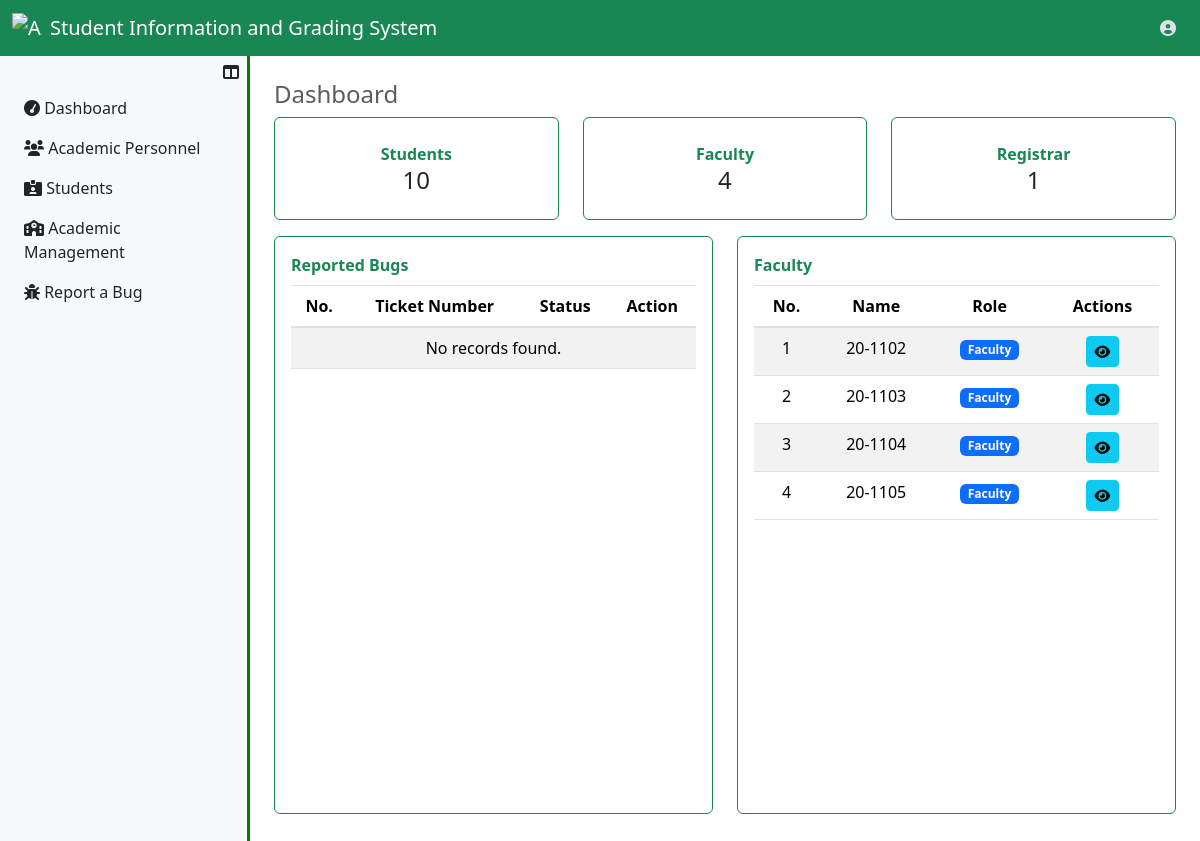
The app's page /UserRegistrar/dashboard.php (signed in) with its own data.
### tables this page shows
CREATE TABLE `users_tbl` (
  `user_id` int(11) NOT NULL,
  `id_number` varchar(50) NOT NULL,
  `u_fname` varchar(50) NOT NULL,
  `u_mname` varchar(50) DEFAULT NULL,
  `u_lname` varchar(50) NOT NULL,
  `u_suffix` varchar(10) DEFAULT NULL,
  `u_sex` enum('Male','Female') NOT NULL,
  `u_birthdate` date NOT NULL,
  `user_email` varchar(50) NOT NULL,
  `role` enum('Faculty','Registrar') NOT NULL,
  `user_password` longtext NOT NULL,
  `user_profile` mediumtext NOT NULL,
  `user_status` enum('Active','Inactive') NOT NULL
);

### UserRegistrar/dashboard.php (the view, shortened to what this page needs)
<?php
  include ("../server_connection/db_connect.php");
?>
<!DOCTYPE html>
<html lang="en">
<head>
    <link href="https://stackpath.bootstrapcdn.com/bootstrap/4.5.2/css/bootstrap.min.css" rel="stylesheet">
</head>
<body>
    <?php
        include '../Assets/components/RegistrarNavbar.php';
    ?>
    <div class="d-flex">
        <?php
            include '../Assets/components/RegistrarSidebar.php';
        ?>
            <div class="content p-4 flex-grow-1">
                <h4 class="text-muted">Dashboard</h4>
                <div class="row">
                    <div class="col-lg-4 col-md-6 mb-3">
                        <div class="box text-center p-4 border border-success rounded">
                            <div class="text-success fw-bold">Students</div>
                            <span class="h4 text-dark">
                                <?php
                                    $sql = "SELECT COUNT(*) AS countStudents FROM students_tbl WHERE s_status = 'Active'";
                                    try {
                                        $result = $conn->prepare($sql);
                                        $result->execute();
                                        $row = $result->fetch(PDO::FETCH_ASSOC);
                                        echo $row ? $row['countStudents'] : '0';
                                    } catch (Exception $e) {
                                        echo "Error: " . $e->getMessage();
                                    }
                                ?>
                            </span>
                        </div>
                    </div>
                    <div class="col-lg-4 col-md-6 mb-3">
                        <div class="box text-center p-4 border border-success rounded">
                            <div class="text-success fw-bold">Faculty</div>
                            <span class="h4 text-dark">
                                <?php
                                    $sql = "SELECT COUNT(*) AS countFaculty FROM users_tbl WHERE role = 'Faculty' AND user_status = 'Active'";
                                    try {
                                        $result = $conn->prepare($sql);
                                        $result->execute();
                                        $row = $result->fetch(PDO::FETCH_ASSOC);
                                        echo $row ? $row['countFaculty'] : '0';
                                    } catch (Exception $e) {
                                        echo "Error: " . $e->getMessage();
                                    }
                                ?>
                            </span>
                        </div>
                    </div>
                    <div class="col-lg-4 col-md-6 mb-3">
                        <div class="box text-center p-4 border border-success rounded">
                            <div class="text-success fw-bold">Registrar</div>
                            <span class="h4 text-dark">
                                <?php
                                    $sql = "SELECT COUNT(*) AS countRegistrar FROM users_tbl WHERE role = 'Registrar' AND user_status = 'Active'";
                                    try {
                                        $result = $conn->prepare($sql);
                                        $result->execute();
                                        $row = $result->fetch(PDO::FETCH_ASSOC);
                                        echo $row ? $row['countRegistrar'] : '0';
                                    } catch (Exception $e) {
                                        echo "Error: " . $e->getMessage();
                                    }
                                ?>
                            </span>
                        </div>
                    </div>
                </div>
                <div class="row">
                    <div class="col-lg-6 mb-3">
                        <div class="box-2 p-3 border border-success rounded">
                            <div class="text-success fw-bold mb-2">Reported Bugs</div>
                            <div class="table-responsive" style="height: 50vh; overflow-y: auto;">
                                <table class="table table-striped">
                                    <thead class="text-center">
                                        <tr>
                                            <th>No.</th>
                                            <th>Ticket Number</th>
                                            <th>Status</th>
                                            <th>Action</th>
                                        </tr>
                                    </thead>
                                    <tbody class="text-center">
                                        <?php
                                            try {
                                                $i = 1;
                                                if ($i === 1) {
                                                    echo "<tr><td colspan='4'>No records found.</td></tr>";
                                                }
                                            } catch (Exception $e) {
                                                echo "Error: " . $e->getMessage();
                                            }
                                        ?>
                                    </tbody>
                                </table>
                            </div>
                        </div>
                    </div>
                    <div class="col-lg-6 mb-3">
                        <div class="box-2 p-3 border border-success rounded">
                            <div class="text-success fw-bold mb-2">Faculty</div>
                            <div class="table-responsive" style="height: 50vh; overflow-y: auto;">
                                <table class="table table-striped">
                                    <thead class="text-center">
                                        <tr>
                                            <th>No.</th>
                                            <th>Name</th>
                                            <th>Role</th>
                                            <th>Actions</th>
                                        </tr>
                                    </thead>
                                    <tbody class="text-center">
                                        <?php
                                            $sql = "SELECT * FROM users_tbl WHERE role = 'Faculty'";
                                            try {
                                                $result = $conn->prepare($sql);
                                                $result->execute();
                                                $i = 1;
                                                while ($row = $result->fetch(PDO::FETCH_ASSOC)) {
                                                    $roleLabel = ($row["role"] == 'Faculty') ? "<span class='badge bg-primary'>Faculty</span>" : "<span class='badge bg-secondary'>Registrar</span>";
                                                    echo "<tr>
                                                            <td>{$i}</td>
                                                            <td>{$row["id_number"]}</td>
                                                            <td>{$roleLabel}</td>
                                                            <td>
                                                                <a href='ViewRegistrarUser.php?user_id={$row["user_id"]}' class='btn btn-info btn-sm'>
                                                                    <i class='fas fa-eye'></i>
                                                                </a>
                                                            </td>
                                                          </tr>";
                                                    $i++;
                                                }
                                            } catch (Exception $e) {
                                                echo "Error: " . $e->getMessage();
                                            }
                                        ?>
                                    </tbody>
                                </table>
                            </div>
                        </div>
                    </div>
                </div>
            </div>
        </div>
</body>
</html>

### UserRegistrar/dashboard.php (style rules this page uses)
html, body { height: 100vh; margin: 0; overflow: hidden; }

### records on screen
users_tbl: id_number "20-1102", role "Faculty"
users_tbl: id_number "20-1103", role "Faculty"
users_tbl: id_number "20-1104", role "Faculty"
users_tbl: id_number "20-1105", role "Faculty"

### other values on screen
$row['countStudents'] "10"
$row['countFaculty'] "4"
$row['countRegistrar'] "1"
